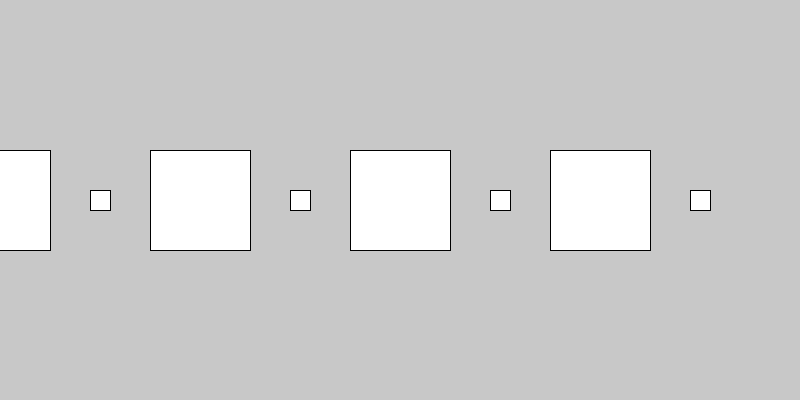
Frame 1 (no input)
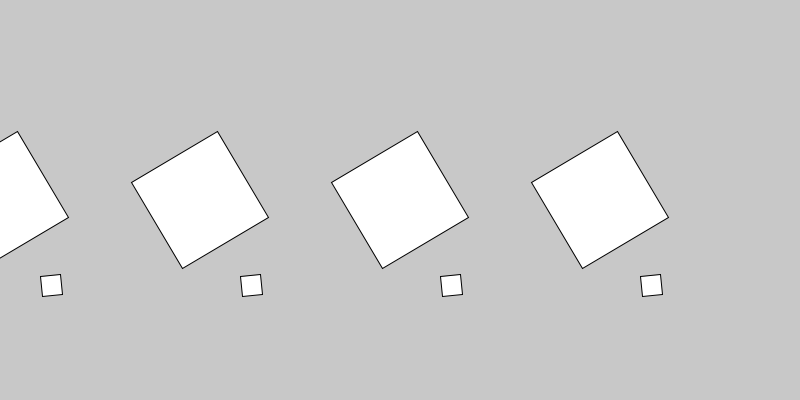
Frame 60 (the mouse pressed at the canvas centre just before this capture)
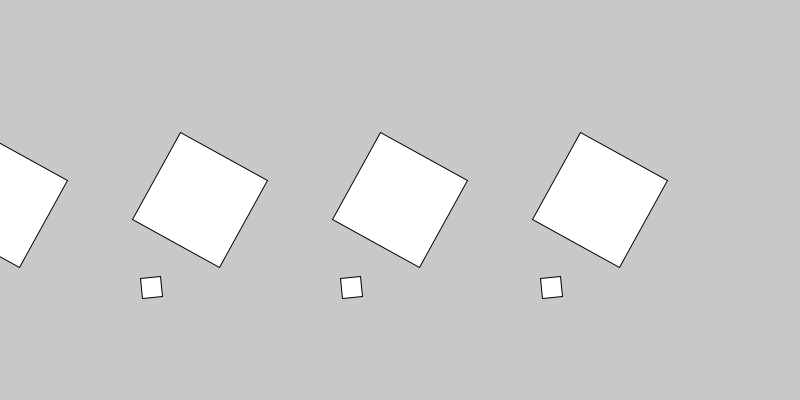
Frame 120 (the mouse held since frame 60 and released just before this capture)

The Processing sketch that drew these frames (run headless with seeded random() and noise(); from frame 60 on, the mouse is pressed at the canvas centre):

// Processing sketch: clase_05_23_2023_translate_rotate_satelite_2
// ── clase_05_23_2023_translate_rotate_satelite_2.pde
int cant = 4;
int tam;
int angulo;

void setup(){
  size(800,400);
  tam = width / cant;
  rectMode(CENTER);
}

void draw(){
  background(200);
  for(int i=0; i<cant; i++){
    pushMatrix();
    translate(i*tam,200);
    rotate(radians(angulo));
    rect(0,0,100,100);
   
    pushMatrix();
    translate(100, 0);
    rotate(radians(angulo*5));
    rect(0,0,20,20);
    popMatrix();
    
    popMatrix();
  }
  
  angulo++;
}
